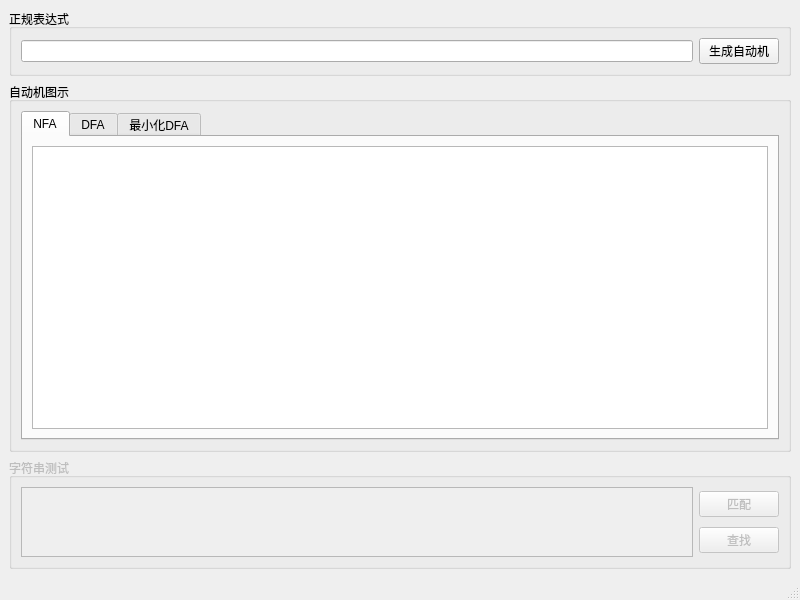
<?xml version="1.0" encoding="UTF-8"?>
<ui version="4.0">
 <class>MainWindow</class>
 <widget class="QMainWindow" name="MainWindow">
  <property name="geometry">
   <rect>
    <x>0</x>
    <y>0</y>
    <width>800</width>
    <height>600</height>
   </rect>
  </property>
  <property name="windowTitle">
   <string>正规表达式与自动机</string>
  </property>
  <widget class="QWidget" name="centralwidget">
   <layout class="QVBoxLayout" name="verticalLayout_2" stretch="1,10,2">
    <item>
     <widget class="QGroupBox" name="grp_regex">
      <property name="title">
       <string>正规表达式</string>
      </property>
      <layout class="QHBoxLayout" name="horizontalLayout">
       <item>
        <widget class="QLineEdit" name="le_regex"/>
       </item>
       <item>
        <widget class="QPushButton" name="pb_generate_fa">
         <property name="text">
          <string>生成自动机</string>
         </property>
         <property name="shortcut">
          <string>Ctrl+Return</string>
         </property>
        </widget>
       </item>
      </layout>
     </widget>
    </item>
    <item>
     <widget class="QGroupBox" name="grp_graph">
      <property name="title">
       <string>自动机图示</string>
      </property>
      <layout class="QGridLayout" name="gridLayout">
       <item row="0" column="0">
        <widget class="QTabWidget" name="tabwdg_graph">
         <property name="currentIndex">
          <number>0</number>
         </property>
         <widget class="QWidget" name="tab_nfa">
          <attribute name="title">
           <string>NFA</string>
          </attribute>
          <layout class="QGridLayout" name="gridLayout_2">
           <item row="0" column="0">
            <widget class="GraphView" name="graphview_nfa"/>
           </item>
          </layout>
         </widget>
         <widget class="QWidget" name="tab_dfa">
          <attribute name="title">
           <string>DFA</string>
          </attribute>
          <layout class="QGridLayout" name="gridLayout_3">
           <item row="0" column="0">
            <widget class="GraphView" name="graphview_dfa"/>
           </item>
          </layout>
         </widget>
         <widget class="QWidget" name="tab_min_nfa">
          <attribute name="title">
           <string>最小化DFA</string>
          </attribute>
          <layout class="QGridLayout" name="gridLayout_4">
           <item row="0" column="0">
            <widget class="GraphView" name="graphview_min_dfa"/>
           </item>
          </layout>
         </widget>
        </widget>
       </item>
      </layout>
     </widget>
    </item>
    <item>
     <widget class="QGroupBox" name="grp_test">
      <property name="enabled">
       <bool>false</bool>
      </property>
      <property name="title">
       <string>字符串测试</string>
      </property>
      <layout class="QHBoxLayout" name="horizontalLayout_2">
       <item>
        <widget class="QTextEdit" name="te_test_str"/>
       </item>
       <item>
        <layout class="QVBoxLayout" name="verticalLayout">
         <item>
          <widget class="QPushButton" name="pb_test_match">
           <property name="text">
            <string>匹配</string>
           </property>
           <property name="shortcut">
            <string>Ctrl+M</string>
           </property>
          </widget>
         </item>
         <item>
          <widget class="QPushButton" name="pb_test_search">
           <property name="text">
            <string>查找</string>
           </property>
           <property name="shortcut">
            <string>F3</string>
           </property>
          </widget>
         </item>
        </layout>
       </item>
      </layout>
     </widget>
    </item>
   </layout>
  </widget>
  <widget class="QStatusBar" name="statusbar"/>
 </widget>
 <customwidgets>
  <customwidget>
   <class>GraphView</class>
   <extends>QGraphicsView</extends>
   <header>ui.GraphView</header>
  </customwidget>
 </customwidgets>
 <tabstops>
  <tabstop>le_regex</tabstop>
  <tabstop>pb_generate_fa</tabstop>
  <tabstop>tabwdg_graph</tabstop>
  <tabstop>graphview_nfa</tabstop>
  <tabstop>te_test_str</tabstop>
  <tabstop>pb_test_match</tabstop>
  <tabstop>pb_test_search</tabstop>
  <tabstop>graphview_dfa</tabstop>
  <tabstop>graphview_min_dfa</tabstop>
 </tabstops>
 <resources/>
 <connections/>
</ui>
